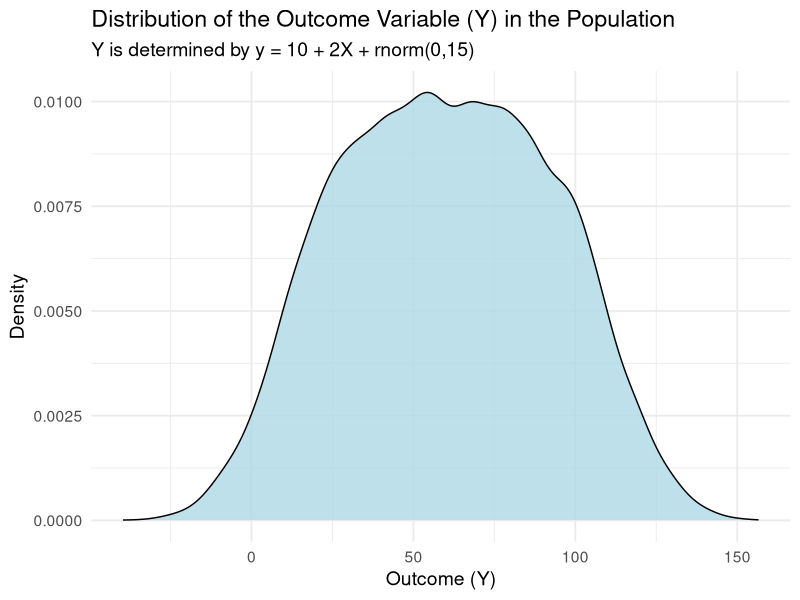
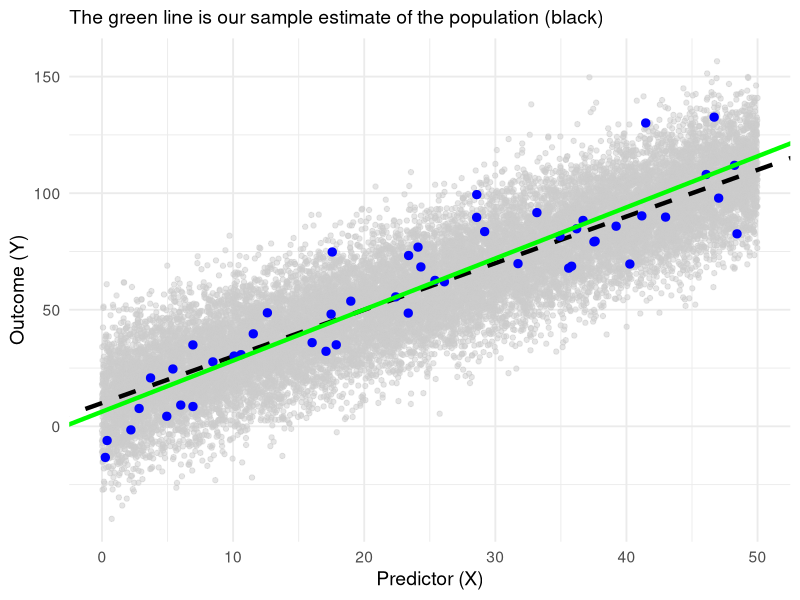
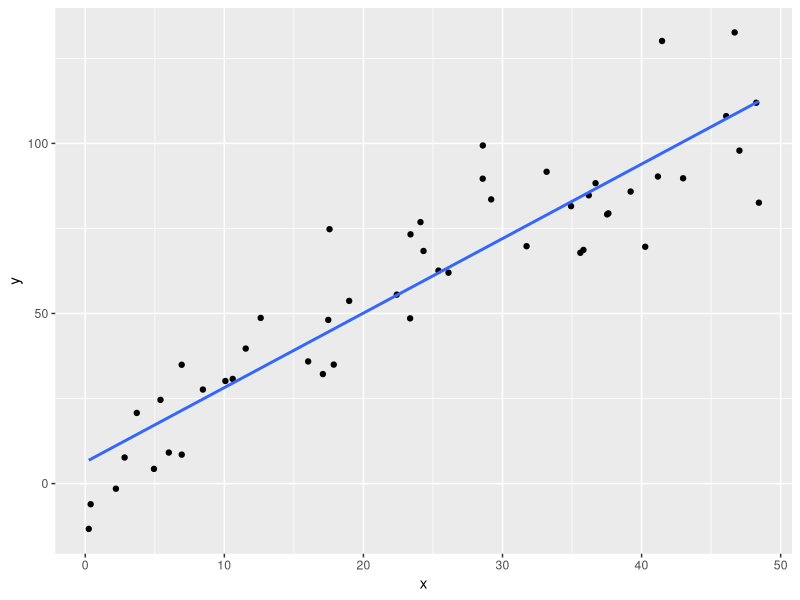
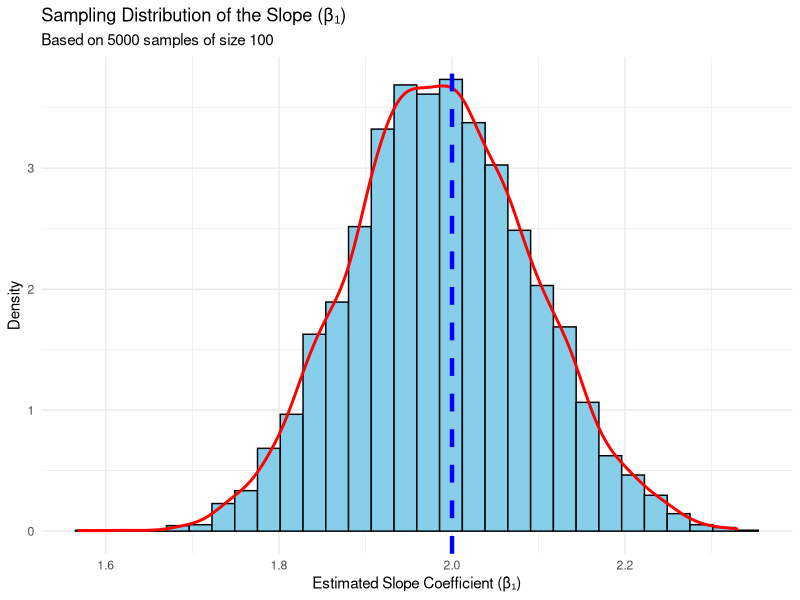
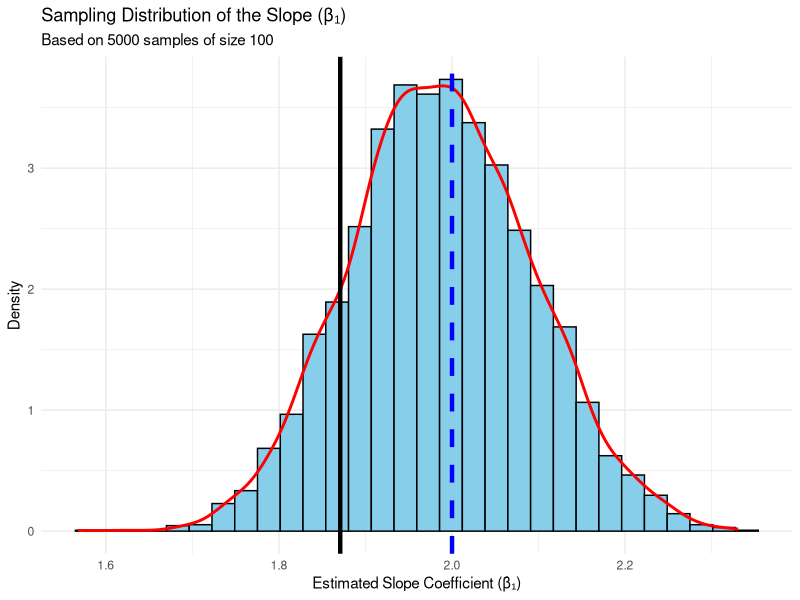
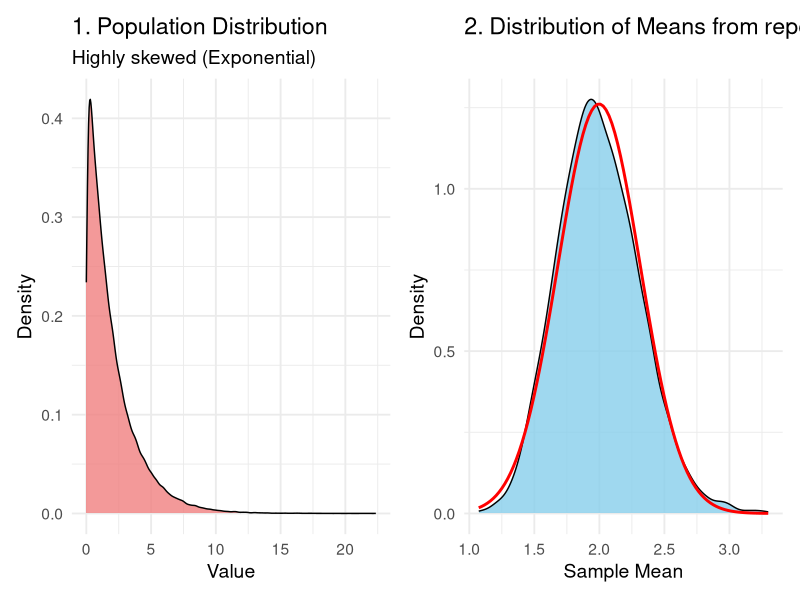
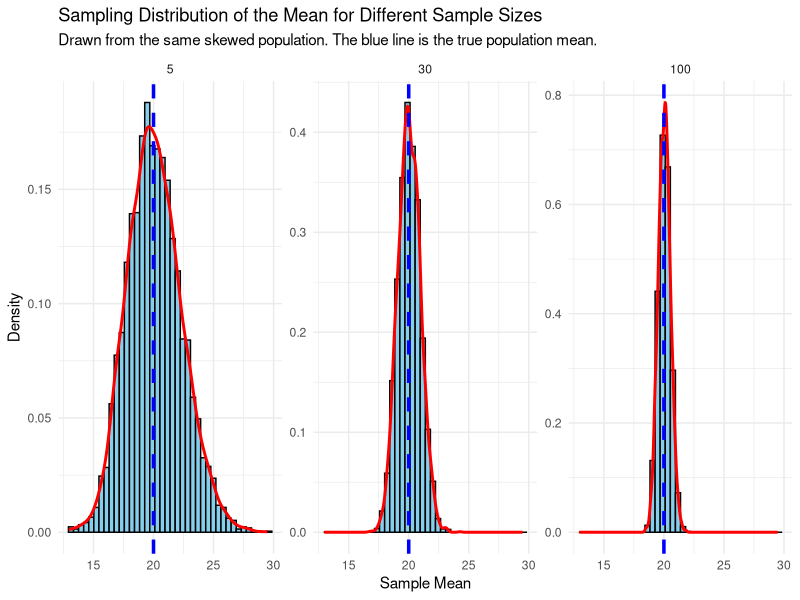
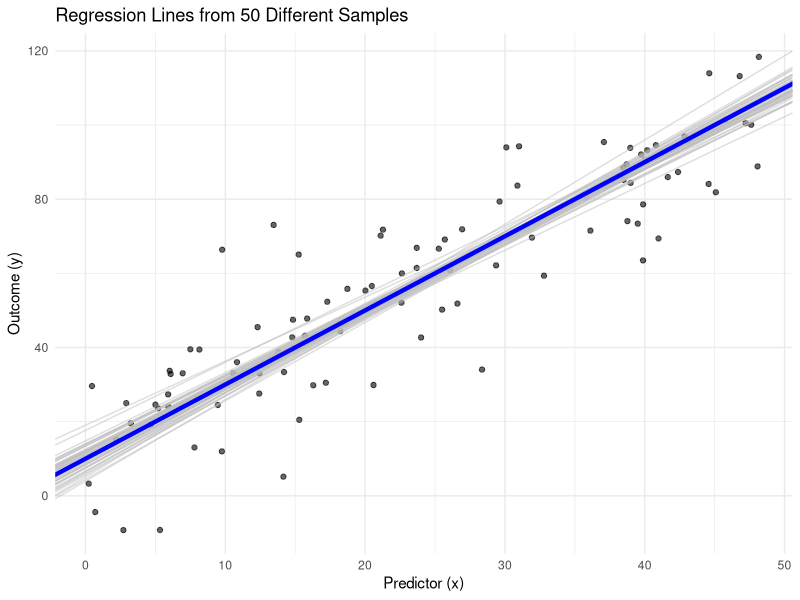

Write the R code that produced these figures, in order.
## ---- chunk 1
#| code-fold: true
# Load the ggplot2 library for plotting
library(ggplot2)

# --- 1. Define the True Population Model ---
# These are the "true" parameters that we are trying to discover.
true_beta0 <- 10
true_beta1 <- 2
true_sigma <- 15
population_size <- 20000

# Create the entire population based on the true model
population <- data.frame(
  x = runif(population_size, 0, 50)
)
population$y <- true_beta0 + true_beta1 * population$x + rnorm(population_size, mean = 0, sd = true_sigma)

# --- 2. Draw a Random Sample from the Population ---
sample_size <- 50
sample_data <- population[sample(1:population_size, sample_size), ]

# --- 3. Fit a Regression Model to the SAMPLE ---
sample_model1 <- lm(y ~ x, data = sample_data)
sample_beta0_hat <- coef(sample_model1)[1]
sample_beta1_hat <- coef(sample_model1)[2]

# --- 4. Visualize the Relationship ---

pop <- ggplot(population, aes(x = y)) +
  geom_density(fill = "lightblue", alpha = 0.8, color = "black") +
  labs(
    title = "Distribution of the Outcome Variable (Y) in the Population",
    subtitle = "Y is determined by y = 10 + 2X + rnorm(0,15) ",
    x = "Outcome (Y)",
    y = "Density"
  ) +
  theme_minimal(base_size = 14)


pop

## ---- chunk 2
#| code-fold: true
ggplot(population, aes(x = x, y = y)) +
# Plot the entire population as faint gray points
geom_point(color = "gray80", alpha = 0.5) +
# Add the TRUE population regression line in red
geom_abline(
intercept = true_beta0,
slope = true_beta1,
color = "black",
size = 1.5,
linetype = "dashed"
) +
# Highlight the points from our random sample in blue
geom_point(data = sample_data, color = "blue", size = 2.5) +
# Add the ESTIMATED sample regression line in blue
geom_abline(
intercept = sample_beta0_hat,
slope = sample_beta1_hat,
color = "green",
size = 1.5
) +
labs(subtitle = "The green line is our sample estimate of the population (black)",
x = "Predictor (X)",
y = "Outcome (Y)"
) +
theme_minimal(base_size = 14)
## ---- chunk 3
#| code-fold: true
ggplot(sample_data, aes(x = x, y = y))+
geom_point() +
geom_smooth(method='lm', se = FALSE) 
## ---- chunk 4
#| code-fold: true
library(ggplot2)

# --- Step 1: Create a "True" Population ---

true_intercept <- 10
true_slope <- 2
true_error_sd <- 15 # The true standard deviation of the residuals (sigma)
population_size <- 20000

# Create the entire population based on our true model
set.seed(74) # for reproducibility
population_data <- data.frame(
  x = runif(population_size, 0, 50)
)
population_data$y <- true_intercept + true_slope * population_data$x + rnorm(population_size, mean = 0, sd = true_error_sd)



# --- Step 2: Simulate the Process of Repeated Sampling ---

n_simulations <- 5000 # Let's take 5000 different samples
sample_size <- 100  # Each sample will have 10 data points
all_my_slopes <- numeric(n_simulations) # An empty vector to store our results

all_my_models <- data.frame(
  intercept = numeric(n_simulations),
  slope = numeric(n_simulations)
)

for (i in 1:n_simulations) {
  # Draw one random sample of 100 data points from our population
  current_sample <- population_data[sample(1:population_size, sample_size), ]
  
  # Fit a regression model to this one small sample
  sample_model <- lm(y ~ x, data = current_sample)
  
  # Extract and store the estimated slope from this sample's model
  all_my_models$intercept[i] <- coef(sample_model)[1]
  all_my_models$slope[i] <- coef(sample_model)[2]
}


# --- Step 3: Build and Analyze the Sampling Distribution ---
all_my_slopes <- all_my_models$slope
mean_of_slopes <- mean(all_my_slopes)


cat("The true slope is 2.0. The mean of our 5000 estimated slopes is:", round(mean_of_slopes, 4), "\n")

simulated_standard_error <- sd(all_my_slopes)
cat("The standard deviation of our slopes (the Simulated Standard Error) is:", round(simulated_standard_error, 4), "\n\n")


## ---- chunk 5
#| code-fold: true
# --- Step 5: Visualize Everything ---
# A histogram clearly shows the distribution of our estimates.
sampling_dist_plot <- ggplot(data.frame(slopes = all_my_slopes), aes(x = slopes)) +
  geom_histogram(aes(y = ..density..), bins = 30, fill = "skyblue", color = "black") +
  geom_density(color = "red", size = 1) +
  geom_vline(xintercept = true_slope, color = "blue", linetype = "dashed", size = 1.5) +
  labs(
    title = "Sampling Distribution of the Slope (β₁)",
    subtitle = paste("Based on", n_simulations, "samples of size", sample_size),
    x = "Estimated Slope Coefficient (β̂₁)",
    y = "Density"
  ) + 
  # geom_vline(2.014) + 
  theme_minimal()

print(sampling_dist_plot)

## ---- chunk 6
#| code-fold: true
# --- Step 4:Connecting to a Single Regression Summary ---
summary(sample_model) # Using the last model from our loop

## ---- chunk 7
#| code-fold: true
# --- Step 5: Visualize Everything ---
# A histogram clearly shows the distribution of our estimates.
sampling_dist_plot <- ggplot(data.frame(slopes = all_my_slopes), aes(x = slopes)) +
  geom_histogram(aes(y = ..density..), bins = 30, fill = "skyblue", color = "black") +
  geom_density(color = "red", size = 1) +
  geom_vline(xintercept = true_slope, color = "blue", linetype = "dashed", size = 1.5) +
  geom_vline(xintercept = 1.87082, color = "black", linetype = "solid", size = 1.5) +
  labs(
    title = "Sampling Distribution of the Slope (β₁)",
    subtitle = paste("Based on", n_simulations, "samples of size", sample_size),
    x = "Estimated Slope Coefficient (β̂₁)",
    y = "Density"
  ) + 
  # geom_vline(2.014) + 
  theme_minimal()

print(sampling_dist_plot)

## ---- chunk 8
#| code-fold: true
# Load the required libraries
library(ggplot2)
library(patchwork)

# --- 1. Create a Skewed Population ---
# We'll use an exponential distribution, which is very non-normal.
population_size <- 100000
population <- data.frame(value = rexp(population_size, rate = 0.5))

# --- 2. Set Simulation Parameters ---
sample_size <- 40       # The size of each sample we draw from the population
n_simulations <- 5000  # The number of samples we will take

# Create a vector to store the mean of each sample
sample_means <- numeric(n_simulations)

# --- 3. Run the Simulation ---
for (i in 1:n_simulations) {
  # Draw a random sample from the population
  my_sample <- sample(population$value, size = sample_size)
  
  # Calculate the mean of that sample and store it
  sample_means[i] <- mean(my_sample)
}

# Create a data frame of the results
sampling_dist_data <- data.frame(mean = sample_means)

# --- 4. Visualize the Results ---

# Plot 1: The original, skewed population distribution
plot_population <- ggplot(population, aes(x = value)) +
  geom_density(fill = "lightcoral", alpha = 0.8) +
  labs(title = "1. Population Distribution",
       subtitle = "Highly skewed (Exponential)",
       x = "Value", y = "Density") +
  theme_minimal(base_size = 14)

# Plot 2: The distribution of sample means 
plot_sampling_dist <- ggplot(sampling_dist_data, aes(x = mean)) +
  geom_density(fill = "skyblue", alpha = 0.8) +
  # Overlay a perfect normal curve for comparison
  stat_function(fun = dnorm, args = list(mean = mean(sample_means), sd = sd(sample_means)),
                color = "red", size = 1) +
  labs(title = "2. Distribution of Means from repeated samples",
       x = "Sample Mean", y = "Density") +
  theme_minimal(base_size = 14)

# Combine the plots side-by-side
plot_population + plot_sampling_dist
## ---- chunk 9
#| code-fold: true
library(dplyr)

# --- Step 1: Create a "True" Population ---

true_population_mean <- 20
true_population_sd <- 5
population_size <- 20000

# Create the population data (a skewed gamma distribution)
set.seed(456) # for reproducibility
population_data <- rgamma(population_size, shape = (true_population_mean^2)/(true_population_sd^2), scale = (true_population_sd^2)/true_population_mean)


# --- Step 2: Simulate Sampling for DIFFERENT Sample Sizes ---

n_simulations <- 5000 # We'll run 5000 simulations for each sample size
sample_sizes <- c(5, 30, 100)  # The different sample sizes we want to test

# Create an empty data frame to store all of our results
results_df <- data.frame()

# Loop through each sample size we want to test
for (n in sample_sizes) {
  
  # Create a temporary vector to store the means for the current sample size
  current_means1 <- numeric(n_simulations)
  
  for (i in 1:n_simulations) {
    # Draw one random sample of size 'n'
    current_sample1 <- sample(population_data, n)
    
    # Calculate the mean of this sample and store it
    current_means1[i] <- mean(current_sample1)
  }
  
  # Add the means for this sample size to our main results dataframe
  results_df <- bind_rows(results_df, data.frame(mean = current_means1, sample_size = n))
}

# Convert sample_size to a factor for better plotting
results_df$sample_size <- as.factor(results_df$sample_size)

#  Visualize the Sampling Distributions Side-by-Side ---
sampling_dist_plot <- ggplot(results_df, aes(x = mean)) +
  # Create a separate histogram plot for each sample size
  facet_wrap(~ sample_size, scales = "free_y") + 
  geom_histogram(aes(y = ..density..), bins = 40, fill = "skyblue", color = "black") +
  geom_density(color = "red", size = 1) +
  # Add a vertical line for the true population mean on all plots
  geom_vline(xintercept = true_population_mean, color = "blue", linetype = "dashed", size = 1.2) +
  labs(
    title = "Sampling Distribution of the Mean for Different Sample Sizes",
    subtitle = "Drawn from the same skewed population. The blue line is the true population mean.",
    x = "Sample Mean",
    y = "Density"
  ) +
  theme_minimal()

print(sampling_dist_plot)
## ---- chunk 10

sd(replicate(1000, mean(rnorm(5, 100, 15))))
sd(replicate(1000, mean(rnorm(25, 100, 15))))
sd(replicate(1000, mean(rnorm(100, 100, 15))))
sd(replicate(1000, mean(rnorm(1000, 100, 15))))

## ---- chunk 11

mean(replicate(1000, mean(rnorm(5, 100, 15))))
mean(replicate(1000, mean(rnorm(25, 100, 15))))
mean(replicate(1000, mean(rnorm(100, 100, 15))))
mean(replicate(1000, mean(rnorm(1000, 100, 15))))

## ---- chunk 12
sd(replicate(1000, mean(rnorm(25, 100, 15))))
## ---- chunk 13
sd(rnorm(25, 100, 15))/sqrt(25)
## ---- chunk 14
set.seed(74)
sd(rnorm(25, 100, 15))/sqrt(25)
## ---- chunk 15
sd(all_my_slopes)
## ---- chunk 16
summary(sample_model)
## ---- chunk 17
#| code-fold: true
regression_lines_plot <- ggplot(current_sample, aes(x = x, y = y)) +
  geom_point(alpha = 0.6) +
  # Add the 50 regression lines from our first 50 simulations
  geom_abline(
    data = all_my_models[1:50, ], 
    aes(intercept = intercept, slope = slope), 
    color = "gray", alpha = 0.5
  ) +
  # Add the "true" population line in blue so we can see how our samples vary around it
  geom_abline(intercept = true_intercept, slope = true_slope, color = "blue", size = 1.5) +
  labs(
    title = "Regression Lines from 50 Different Samples",
    x = "Predictor (x)",
    y = "Outcome (y)"
  ) +
  theme_minimal()

print(regression_lines_plot)
## ---- chunk 18
#| code-fold: true
ggplot(sample_data, aes(x = x, y = y))+
geom_point() +
geom_smooth(method='lm', se = TRUE) +
  theme_minimal()
## ---- chunk 19
#| code-fold: true
library(ggplot2)



# --- Step 1: Create a "True" Population ---


set.seed(123) # For reproducibility
population_size <- 100000

# World where the Null Hypothesis is TRUE (No difference between groups)
population_h0_control <- rnorm(population_size, mean = 100, sd = 15)
population_h0_treatment <- rnorm(population_size, mean = 100, sd = 15) # Identical to control


# --- Step 2: Build the Sampling Distribution of the COEFFICIENT ---
# We'll simulate thousands of experiments, and for each one, we will store the
# estimated regression coefficient (the slope).

n_simulations <- 5000
sample_size <- 30
# Create an empty vector to store the SLOPE from each simulated experiment
slope_dist_h0 <- numeric(n_simulations)

for (i in 1:n_simulations) {
  # Draw samples from the world where the NULL IS TRUE
  sample_control <- sample(population_h0_control, sample_size)
  sample_treatment <- sample(population_h0_treatment, sample_size)
  
  # Combine data and create a grouping variable for the linear model
  combined_data <- data.frame(
    value = c(sample_control, sample_treatment),
    group = factor(rep(c("control", "treatment"), each = sample_size), levels = c("control", "treatment"))
  )
  
  # Run a linear model
  lm_result <- lm(value ~ group, data = combined_data)
  
  # Extract and store the SLOPE for the group predictor
  # The slope is in the 2nd row, 1st column of the coefficients table
  slope_dist_h0[i] <- summary(lm_result)$coefficients[2, 1]
}


# --- Step 3: Analyze the Sampling Distribution of the Slope ---
# The standard deviation of this distribution is our "true" Standard Error.

mean_of_slopes <- mean(slope_dist_h0)
simulated_standard_error <- sd(slope_dist_h0)


# --- Step 4: Connecting to a Single Regression Summary ---
# Now, let's run just ONE experiment and see how its summary output compares to our simulation.

our_sample_control <- sample(population_h0_control, sample_size)
our_sample_treatment <- sample(population_h0_treatment, sample_size)

our_data <- data.frame(
  value = c(our_sample_control, our_sample_treatment),
  group = factor(rep(c("control", "treatment"), each = sample_size), levels = c("control", "treatment"))
)

our_lm_test <- lm(value ~ group, data = our_data)
summary_our_lm <- summary(our_lm_test)

# Extract the Standard Error from the summary output
estimated_se_from_summary <- summary_our_lm$coefficients[2, 2]

# --- Step 5: Visualize the Sampling Distribution ---
# Let's plot the distribution of the slopes we generated.

plot_data <- data.frame(slopes = slope_dist_h0)

se_plot <- ggplot(plot_data, aes(x = slopes)) +
  geom_histogram(aes(y = ..density..), bins = 40, fill = "skyblue", color = "black") +
  geom_density(color = "red", size = 1) +
  geom_vline(xintercept = 0, color = "blue", size = 1.5, linetype = "dashed") +
  labs(
    title = "Sampling Distribution of the Regression Coefficient (Slope)",
    subtitle = "The distribution of estimates from 5000 experiments. The blue line is the true slope (0).",
    x = "Estimated Slope (Difference between group means)",
    y = "Density"
  ) +
  annotate("text", x = 0.5, y = 0.05, label = "True Slope = 0", color = "blue", fontface = "bold", hjust = 0) +
  theme_minimal()

print(se_plot)

## ---- chunk 20
round(simulated_standard_error, 4)
## ---- chunk 21
summary(our_lm_test)
## ---- chunk 22
#| code-fold: true
ggplot(plot_data, aes(x = slopes)) +
  geom_histogram(aes(y = ..density..), bins = 40, fill = "skyblue", color = "black") +
  geom_density(color = "red", size = 1) +
  geom_vline(xintercept = 0, color = "blue", size = 1.5, linetype = "dashed") +
  geom_segment(aes(x = -1.529, xend = -1.529, y = 0, yend = .1), size = 1.5, linetype = "dashed") + 
  labs(
    title = "Sampling Distribution of the Regression Coefficient (Slope)",
    subtitle = "The distribution of estimates from 5000 experiments. The blue line is the null slope (0).",
    x = "Estimated Slope (Difference between group means)",
    y = "Density"
  ) +
  annotate("text", x = -8, y = 0.09, label = "Observed slope", color = "black", fontface = "bold", hjust = 0) +
  theme_minimal()
## ---- chunk 23
alpha <- 0.05
qnorm(1 - alpha/2,  0, 3.883)
qnorm(alpha/2,  0, 3.883)
## ---- chunk 24
#| code-fold: true
# ---  Define the Rejection Region on the ESTIMATE's Scale ---
alpha <- 0.05
degrees_freedom <- 100
standard_error <- 3.883
# First, find the critical t-values
critical_t_upper <- qt(1 - alpha/2, df = degrees_freedom)
critical_t_lower <- qt(alpha/2, df = degrees_freedom)

# Now, convert these t-values back to the scale of your original estimate
critical_value_upper <- critical_t_upper * standard_error
critical_value_lower <- critical_t_lower * standard_error


 ggplot(plot_data, aes(x = slopes)) +
  geom_histogram(aes(y = ..density..), bins = 40, fill = "skyblue", color = "black") +
  geom_density(color = "red", size = 1) +
  geom_vline(xintercept = 0, color = "blue", size = 1.5, linetype = "dashed") +
  geom_segment(aes(x = -1.529, xend = -1.529, y = 0, yend = .1), size = 1.5, linetype = "dashed") + 
  labs(
    title = "Sampling Distribution of the Regression Coefficient (Slope)",
    subtitle = "The distribution of estimates from 5000 experiments. The blue line is the null slope (0).",
    x = "Estimated Slope (Difference between group means)",
    y = "Density"
  ) +
  annotate("text", x = -7.9, y = 0.09, label = "Observed slope", color = "black", fontface = "bold", hjust = 0) +
  geom_rect(aes(xmin = critical_value_upper, xmax = Inf, ymin = 0, ymax = Inf), fill = "grey", alpha = 0.1) +
  geom_rect(aes(xmin = -Inf, xmax = critical_value_lower, ymin = 0, ymax = Inf), fill = "grey", alpha = 0.1) +
  annotate("text", x = critical_value_upper + 2, y = 0.05, label = "Rejection\nRegion", color = "red", fontface = "bold") +
  annotate("text", x = critical_value_lower - 2, y = 0.05, label = "Rejection\nRegion", color = "red", fontface = "bold") 


## ---- chunk 25
#| code-fold: true
critical_t_upper <- qt(1 - alpha/2, df = 100)
critical_t_lower <- qt(alpha/2, df = 100)

# Now, convert these t-values back to the scale of your original estimate
critical_o.unit_upper <- critical_t_upper * standard_error
critical_o.unit_lower <- critical_t_lower * standard_error

critical_t_lower 
critical_o.unit_lower 
## ---- chunk 26
#| code-fold: true
library(ggplot2)

set.seed(123) # For reproducibility
population_size <- 100000

# World 1: The Null Hypothesis is TRUE (No difference between groups)
population_h0_control <- rnorm(population_size, mean = 100, sd = 15)
population_h0_treatment <- rnorm(population_size, mean = 100, sd = 15) # Identical to control

# World 2: The Alternative Hypothesis is TRUE (A real difference exists)
population_h1_control <- rnorm(population_size, mean = 100, sd = 15)
population_h1_treatment <- rnorm(population_size, mean = 105, sd = 15) # Mean is 5 points higher


# --- Step 2: Build the Sampling Distribution ASSUMING THE NULL IS TRUE ---

n_simulations <- 5000
sample_size <- 30
# Create an empty vector to store the t-statistic from each simulated experiment
t_dist_h0 <- numeric(n_simulations)

for (i in 1:n_simulations) {
  # Draw samples from the world where the NULL IS TRUE
  sample_control <- sample(population_h0_control, sample_size)
  sample_treatment <- sample(population_h0_treatment, sample_size)
  
  # Combine data and create a grouping variable for the linear model
  combined_data <- data.frame(
    value = c(sample_control, sample_treatment),
    group = factor(rep(c("control", "treatment"), each = sample_size))
  )
  
  # Run a linear model 
  lm_result <- lm(value ~ group, data = combined_data)
  
  # Extract and store the t-statistic for the group predictor
  # The t-statistic is in the 2nd row, 3rd column of the coefficients table
  t_dist_h0[i] <- summary(lm_result)$coefficients[2, 3]
}


# --- Step 3: Define Our Rejection Region ---
# We set our standard of proof, alpha (α). This defines our "zone of surprise."
# If a result falls in this zone, it's too unlikely to have happened by chance.

alpha <- 0.05
# Find the critical t-values that mark the boundaries of our rejection region
degrees_freedom <- (sample_size - 1) * 2
critical_value_upper <- qt(1 - alpha/2, df = degrees_freedom)
critical_value_lower <- qt(alpha/2, df = degrees_freedom)


# --- Step 4: Conduct "Our" Single, Real Experiment ---
our_sample_control <- sample(population_h1_control, sample_size)
our_sample_treatment <- sample(population_h1_treatment, sample_size)

# Combine our single experiment's data for the linear model
our_data <- data.frame(
  value = c(our_sample_control, our_sample_treatment),
  group = factor(rep(c("control", "treatment"), each = sample_size))
)


# Extract the t-statistic and p-value for the group predictor
our_observed_t <- summary_our_lm$coefficients[2, 3]
p_value <- summary_our_lm$coefficients[2, 4]

# --- Step 5: Visualize the Verdict ---
# Let's plot the sampling distribution (from Step 2) and see where our
# single result (from Step 4) lands.

# Create a dataframe for the plot
plot_data <- data.frame(t_values = t_dist_h0)

ggplot(plot_data, aes(x = t_values)) +
  # Create the histogram of the sampling distribution under the null
  geom_histogram(aes(y = ..density..), bins = 40, fill = "skyblue", color = "black") +
  stat_function(fun = dt, args = list(df = degrees_freedom), color = "blue", size = 1) 

## ---- chunk 27
#| code-fold: true
ggplot(data.frame(x = c(-4, 4)), aes(x = x)) +
  stat_function(fun = dt, args = list(df = 50)) 
## ---- chunk 28
summary(our_lm_test)
## ---- chunk 29
#| code-fold: true
ggplot(plot_data, aes(x = t_values)) +
    stat_function(fun = dt, args = list(df = degrees_freedom))  + geom_segment(aes(x = our_observed_t, xend = our_observed_t, y = 0, yend = .4), size = 1.5, linetype = "dashed") +

  labs(title = "The null distribution",
    x = "t-statistic",
    y = "Density"
  ) +  annotate("text", x = our_observed_t, y = -0.035, label = paste("Our observed test t-statistic\n(t =", round(our_observed_t, 2), ")"), color = "black", fontface = "bold") +
  theme_minimal()


## ---- chunk 30
#| code-fold: true
ggplot(plot_data, aes(x = t_values)) +
    stat_function(fun = dt, args = list(df = degrees_freedom))  + geom_segment(aes(x = our_observed_t, xend = our_observed_t, y = 0, yend = .4), size = 1.5, linetype = "dashed") +
  annotate("rect", xmin=-Inf, xmax=critical_value_lower, ymin=0, ymax=Inf, alpha=0.2, fill="red") + annotate("rect", xmin=critical_value_upper, xmax=Inf, ymin=0, ymax=Inf, alpha=0.2, fill="red") 
  

## ---- chunk 31
#| code-fold: true
ggplot(data.frame(x = c(-4, 4)), aes(x = x)) +
  
annotate("rect", xmin=-Inf, xmax=our_observed_t, ymin=0, ymax=Inf, alpha=0.2, fill="red") + annotate("rect", xmin=abs(our_observed_t), xmax=Inf, ymin=0, ymax=Inf, alpha=0.2, fill="red") +
  
  # Draw the t-distribution curve
  stat_function(fun = dt, args = list(df = degrees_freedom), color = "blue", size = 1) +
  
  # Add a vertical line to mark our specific t-statistic
  geom_vline(xintercept = our_observed_t, linetype = "dashed", size = 1)+
  annotate("text", x = -3, y = 0.15, label = "This area under the curve...", color = "black") +
  annotate("text", x = 3, y = 0.15, label = "...plus this area...", color = "black") +
  annotate("text", x = 0.2, y = 0.12, label = paste("...equals the p-value\n(p =", round(p_value, 2), ")"), color = "black", fontface = "bold", size = 5) +
  
  # Add labels and title
  labs(
    title = "Conceptualizing a P-Value",
    x = "t-statistic",
    y = "Density"
  ) +
  theme_minimal()
## ---- chunk 32
pt(-0.394, df = 100) + (1 - pt(0.394, df = degrees_freedom)) 
## ---- chunk 33
pt(-0.394, df = 100) 
